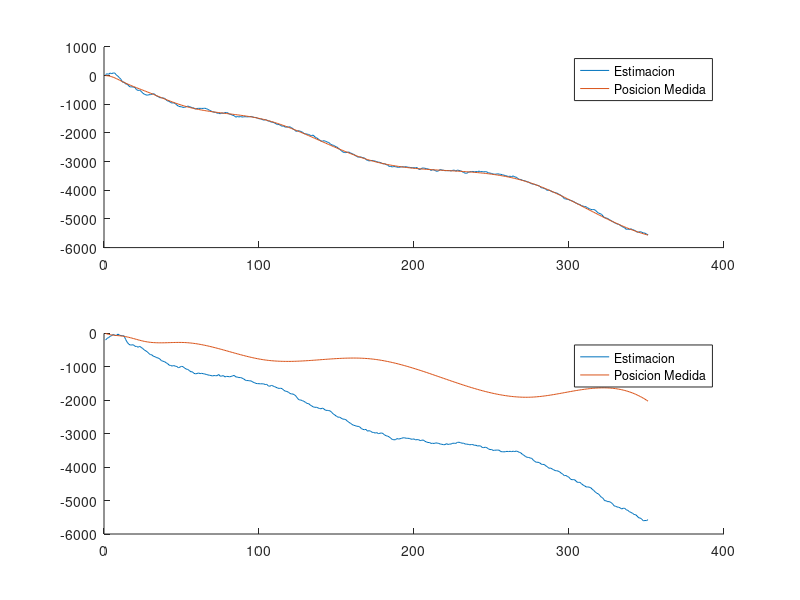

Write MATLAB code to recreate this figure.
clear all
close all
clc

load('tp3_kalman.mat');


%Auxiliares
I = [1,0;0,1];
O = zeros(size(I));
O_6 =[O,O,O;O,O,O;O,O,O];
final = 351 ;
Xsave = [];
Ysave = [];

%Parametros del modelo
A=[O,I,O;O,O,I;O,O,O];
C=[I,O,O];
%C=[O,I,O];
%C=[I,I,O];

sigma_a_dot = 10^-2 ;
q = sigma_a_dot*I;
Q =[O,O,O;O,O,O;O,O,q]; %Cov ruido de proceso

sigma_p = 100;
sigma_v = 10;
sigma_a = 1;

R = diag([sigma_p^2 sigma_p^2]);
%R = diag([sigma_v sigma_v])
%R = diag([sigma_p sigma_p sigma_v sigma_v]);

%Discretizacion
%h=1;
Ad = expm(A*h);
Qd = [q*h^5/20,q*h^4/8,q*h^3;q*h^4/8,q*h^3/3,q*h^2/2;q*h^3/6,q*h^2/2,q*h];

x0_0 = [40 -200 0 0 0 0]';
P0_0 = diag([10^4 10^4 10^2 10^2 10 10 ]);

for k = 1:final
    
    %Inicializacion
    if k == 1
        X_kminus_kminus = x0_0
        P_kminus_kminus = P0_0
    else
        X_kminus_kminus = X_k_k
        P_kminus_kminus = P_k_k
    end
    
    %Valor de la medicion
    etha = mvnrnd(zeros(2,1),R)';
    Yk = p(k)+ etha
    %Ykplus = v(k);
    %Ykplus = [p(k);v(k)];

    %Prediccion
    X_k_kminus = Ad * X_kminus_kminus 
    P_k_kminus = Ad * P_kminus_kminus * Ad' + Qd 
    
    %Actualizacion
    K_k =  P_k_kminus * C' * inv( C * P_k_kminus * C' + R);
    X_k_k =  X_k_kminus + K_k * (Yk - C * X_k_kminus )
    P_k_k = (eye(size(K_k*C)) - K_k*C) * P_k_kminus 

    Xsave = [Xsave ;(X_kminus_kminus)' ]
    Ysave = [Ysave ;(C * X_kminus_kminus)']
end


figure

subplot(2,1,1)
hold on
plot(1:final,Ysave(:,1))
plot(1:final,p(:,1))
legend({'Estimacion','Posicion Medida'})


subplot(2,1,2)
hold on
plot(1:final,Ysave(:,2))
plot(1:final,p(:,2))
legend({'Estimacion','Posicion Medida'})






